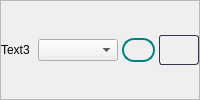
             <widget class="QFrame" name="text3_5">
              <property name="maximumSize">
               <size>
                <width>16777215</width>
                <height>16777215</height>
               </size>
              </property>
              <property name="frameShape">
               <enum>QFrame::StyledPanel</enum>
              </property>
              <property name="frameShadow">
               <enum>QFrame::Raised</enum>
              </property>
              <layout class="QHBoxLayout" name="horizontalLayout_40">
               <property name="spacing">
                <number>4</number>
               </property>
               <property name="leftMargin">
                <number>0</number>
               </property>
               <property name="topMargin">
                <number>0</number>
               </property>
               <property name="rightMargin">
                <number>0</number>
               </property>
               <property name="bottomMargin">
                <number>0</number>
               </property>
               <item>
                <widget class="QLabel" name="text3_6">
                 <property name="minimumSize">
                  <size>
                   <width>0</width>
                   <height>0</height>
                  </size>
                 </property>
                 <property name="maximumSize">
                  <size>
                   <width>70</width>
                   <height>16777215</height>
                  </size>
                 </property>
                 <property name="text">
                  <string>Text3</string>
                 </property>
                </widget>
               </item>
               <item>
                <widget class="QComboBox" name="changeSelectedColor_26">
                 <property name="minimumSize">
                  <size>
                   <width>80</width>
                   <height>0</height>
                  </size>
                 </property>
                 <property name="maximumSize">
                  <size>
                   <width>80</width>
                   <height>16777215</height>
                  </size>
                 </property>
                </widget>
               </item>
               <item>
                <widget class="QLabel" name="selectedColor_26">
                 <property name="minimumSize">
                  <size>
                   <width>0</width>
                   <height>24</height>
                  </size>
                 </property>
                 <property name="maximumSize">
                  <size>
                   <width>50</width>
                   <height>24</height>
                  </size>
                 </property>
                 <property name="styleSheet">
                  <string notr="true">QLabel{
	border: 2px solid teal;
	border-radius: 12px;
}</string>
                 </property>
                 <property name="text">
                  <string/>
                 </property>
                </widget>
               </item>
               <item>
                <widget class="QPushButton" name="colorPicker_26">
                 <property name="minimumSize">
                  <size>
                   <width>40</width>
                   <height>30</height>
                  </size>
                 </property>
                 <property name="maximumSize">
                  <size>
                   <width>40</width>
                   <height>30</height>
                  </size>
                 </property>
                 <property name="cursor">
                  <cursorShape>PointingHandCursor</cursorShape>
                 </property>
                 <property name="styleSheet">
                  <string notr="true">QPushButton { 
	   border: 1px  solid  rgb(49, 54, 72);
	border-radius: 3px;
 background: qlineargradient(x1: 0, y1: 0, x2: 0, y2: 1,
                                stop: 0 #13161f, stop: 0.4 #161924,
                                stop: 0.5 #171c26, stop: 1.0 #1b202c);
}

QPushButton:hover{
	background:rgb(62, 62, 62);
	border-radius: 3px;
}</string>
                 </property>
                 <property name="text">
                  <string/>
                 </property>
                
                </widget>
               </item>
              </layout>
             </widget>
